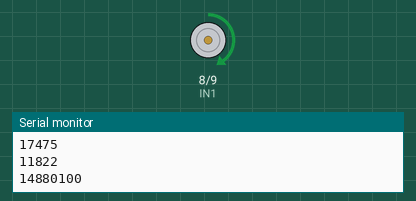
Bench run of a sketch on a simulated Arduino Uno, built with avr-gcc and run on an emulated ATmega328P. Parts: motor-driver pin pairs drawn as motors (green arrow = first pin HIGH = forward, orange = second pin HIGH = backward, longer = more drive, scaled by the enable pin), the last lines printed to the serial monitor.

Above: at 0.15 s.
At 3.15 s:
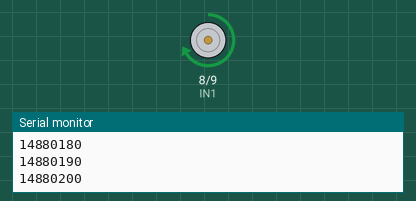
At 6.3 s:
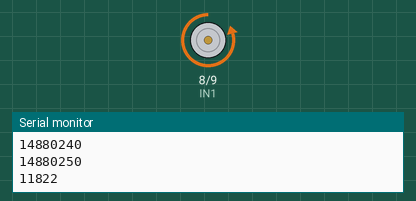
At 8.0 s:
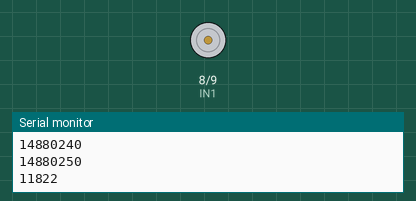
Timing chart, 0 to 11.5 s (numbered marks = the images above):
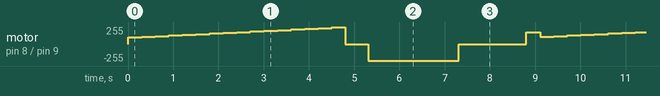

The sketch:

Lab06_Motor_DC.ino
```cpp
// Lab06_Motor_DC.ino
// Control Motor DC con L298N
const int ENA = 10; // PWM velocidad
const int IN1 = 8; // Direccion bit 1
const int IN2 = 9; // Direccion bit 2
void motorAdelante(int velocidad) {
 // velocidad: 0-255
 digitalWrite(IN1, HIGH);
 digitalWrite(IN2, LOW);
 analogWrite(ENA, velocidad);
}
void motorAtras(int velocidad) {
 digitalWrite(IN1, LOW);
 digitalWrite(IN2, HIGH);
 analogWrite(ENA, velocidad);
}
void motorFreno() {
 digitalWrite(IN1, HIGH);
 digitalWrite(IN2, HIGH);
 analogWrite(ENA, 255); // Freno electromagnetico
}
void motorLibre() {
 analogWrite(ENA, 0); // Motor en rueda libre
}
void setup() {
 pinMode(ENA, OUTPUT);
 pinMode(IN1, OUTPUT);
 pinMode(IN2, OUTPUT);
 Serial.begin(9600);
 Serial.println('Lab 06 — Control Motor DC');
}
void loop() {
 Serial.println('Adelante: velocidad creciente...');
 for (int v = 100; v <= 255; v += 10) {
 motorAdelante(v);
 Serial.print(' Velocidad: '); Serial.println(v);
 delay(300);
 }
 motorLibre(); delay(500);
 Serial.println('Atras: velocidad media...');
 motorAtras(180); delay(2000);
 motorFreno(); delay(500);
 delay(1000);
}
```
